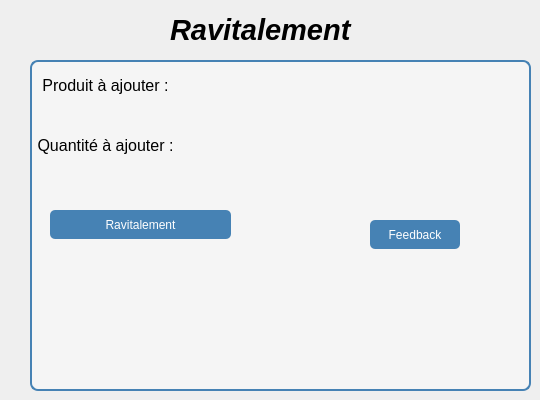
      <widget class="QWidget" name="tab_30">
       <attribute name="title">
        <string>Ravitalement</string>
       </attribute>
       <widget class="QLabel" name="label_154">
        <property name="geometry">
         <rect>
          <x>170</x>
          <y>0</y>
          <width>201</width>
          <height>61</height>
         </rect>
        </property>
        <property name="text">
         <string>&lt;html&gt;&lt;head/&gt;&lt;body&gt;&lt;p&gt;&lt;span style=&quot; font-size:22pt; font-weight:700; font-style:italic;&quot;&gt;Ravitalement&lt;/span&gt;&lt;/p&gt;&lt;/body&gt;&lt;/html&gt;</string>
        </property>
       </widget>
       <widget class="QGroupBox" name="groupBox_11">
        <property name="geometry">
         <rect>
          <x>30</x>
          <y>50</y>
          <width>501</width>
          <height>341</height>
         </rect>
        </property>
        <property name="styleSheet">
         <string notr="true">QGroupBox {
	font: 9pt &quot;Segoe UI&quot;;
	font: 900 12pt &quot;Segoe UI&quot;;
    background-color: #f5f5f5;
    border: 2px solid #4682B4;
    border-radius: 8px;
    margin-top: 10px;
}
QPushButton {
    background-color: #4682B4;
    color: white;
    border-radius: 5px;
    padding: 5px;
}
QPushButton:hover {
    background-color: #5A9BD5;
}</string>
        </property>
        <property name="title">
         <string/>
        </property>
        <widget class="QLabel" name="label_156">
         <property name="geometry">
          <rect>
           <x>0</x>
           <y>20</y>
           <width>151</width>
           <height>31</height>
          </rect>
         </property>
         <property name="text">
          <string>&lt;html&gt;&lt;head/&gt;&lt;body&gt;&lt;p align=&quot;center&quot;&gt;&lt;span style=&quot; font-size:12pt;&quot;&gt;Produit à ajouter :&lt;/span&gt;&lt;/p&gt;&lt;/body&gt;&lt;/html&gt;</string>
         </property>
        </widget>
        <widget class="QLabel" name="label_157">
         <property name="geometry">
          <rect>
           <x>0</x>
           <y>80</y>
           <width>151</width>
           <height>31</height>
          </rect>
         </property>
         <property name="text">
          <string>&lt;html&gt;&lt;head/&gt;&lt;body&gt;&lt;p align=&quot;center&quot;&gt;&lt;span style=&quot; font-size:12pt;&quot;&gt;Quantité à ajouter :&lt;/span&gt;&lt;/p&gt;&lt;/body&gt;&lt;/html&gt;</string>
         </property>
        </widget>
        <widget class="QPushButton" name="ravitalement">
         <property name="geometry">
          <rect>
           <x>20</x>
           <y>160</y>
           <width>181</width>
           <height>29</height>
          </rect>
         </property>
         <property name="text">
          <string>Ravitalement</string>
         </property>
        </widget>
        <widget class="QPushButton" name="feedback">
         <property name="geometry">
          <rect>
           <x>340</x>
           <y>170</y>
           <width>90</width>
           <height>29</height>
          </rect>
         </property>
         <property name="text">
          <string>Feedback</string>
         </property>
        </widget>
       </widget>
      </widget>
